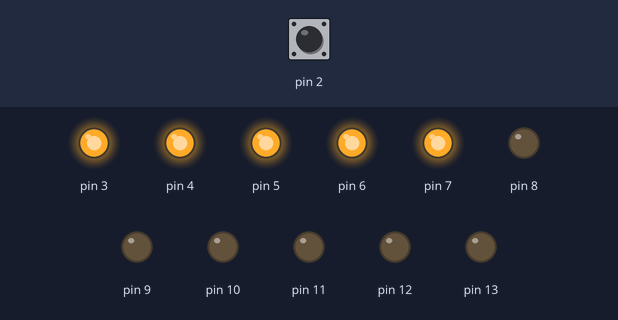
A sketch run on a simulated Arduino Uno, built with avr-gcc and run on an emulated ATmega328P. On the bench: output pins drawn as LEDs (lit = HIGH). The test bench sets the inputs (shaded band); at power-on: pin 2 HIGH.

Above: at 1.2 s.
1.3 s: pin 2 pulled LOW for 0.15 s
At 1.37 s:
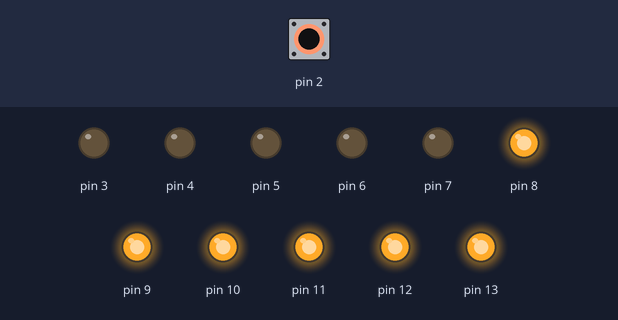
2.9 s: pin 2 pulled LOW for 3.2 s
At 7.2 s:
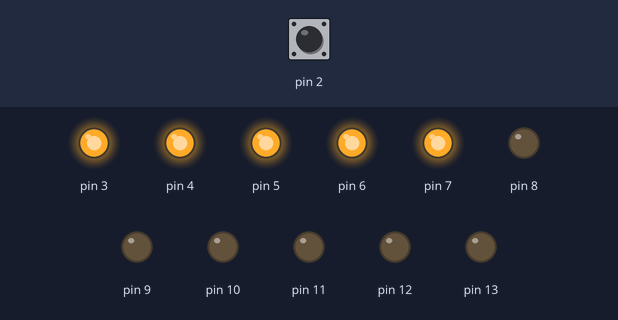
Timing chart, 0 to 8.7 s (numbered marks = the images above; inputs shaded):
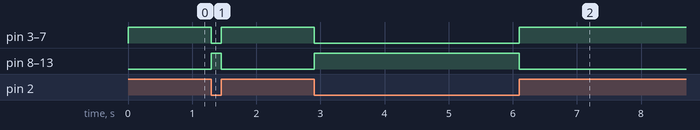

The sketch:

week03_1_arduno_button_2_pinMode_digitalRead_digitalWrite.ino
```cpp
//week03_1_arduno_button_2_pinMode_digitalRead_digitalWrite
void setup() {
  pinMode(2,INPUT_PULLUP);
  for(int i=3;i<14;i++) pinMode(i,OUTPUT);
}

void loop() {
  if(digitalRead(2)==HIGH){
    for(int i=3;i<=7;i++) digitalWrite(i,HIGH);
    for(int i=8;i<=13;i++) digitalWrite(i,LOW);
    }
   else{
    for(int i=3;i<=7;i++) digitalWrite(i,LOW);
    for(int i=8;i<=13;i++) digitalWrite(i,HIGH);
    }
}
```

Measured:
- after the input at 1.3 s, pin 3–7: HIGH → LOW at once, → HIGH 0.15 s later; pin 8–13: LOW → HIGH at once, → LOW 0.15 s later
- after the input at 2.9 s, pin 3–7: HIGH → LOW at once, → HIGH 3.2 s later; pin 8–13: LOW → HIGH at once, → LOW 3.2 s later
